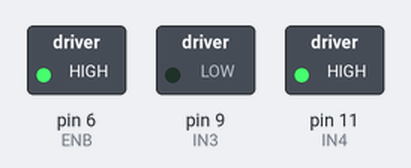
The sketch below on a simulated Arduino Uno, built with avr-gcc and run on an emulated ATmega328P. Shown: switched loads named in the sketch (green lamp = pin HIGH).

Above: at 0.2 s.
At 1.2 s:
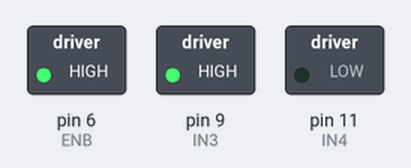
At 3.7 s:
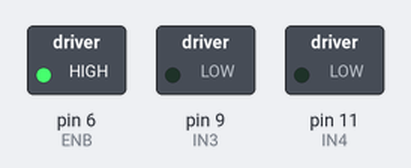
At 5.2 s:
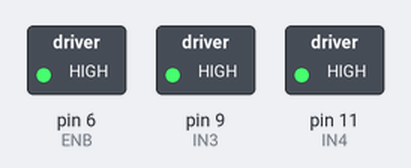
Timing chart, 0 to 6.9 s (numbered marks = the images above):
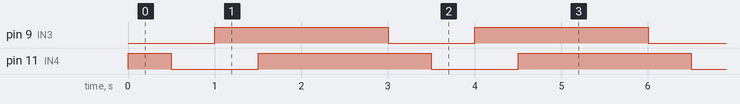

The sketch:

right_wheel_rotation.ino
```cpp
//www.elegoo.com

//     Right motor truth table
//Here are some handy tables to show the various modes of operation.
//  ENB         IN3             IN4         Description
//  LOW   Not Applicable   Not Applicable   Motor is off
//  HIGH        LOW             LOW         Motor is stopped (brakes)
//  HIGH        LOW             HIGH        Motor is on and turning forwards
//  HIGH        HIGH            LOW         Motor is on and turning backwards
//  HIGH        HIGH            HIGH        Motor is stopped (brakes)

// define IO pin
#define ENB 6
#define IN3 9
#define IN4 11

//init the car
void setup() {
  pinMode(IN3, OUTPUT); //set IO pin mode OUTPUT
  pinMode(IN4, OUTPUT);
  pinMode(ENB, OUTPUT);
  digitalWrite(ENB, HIGH);  //Enable right motor
}

//mian loop
void loop() {
  digitalWrite(IN3, LOW);
  digitalWrite(IN4, HIGH);//Right wheel turning forwards
  delay(500);             //delay 500ms
  digitalWrite(IN3, LOW);
  digitalWrite(IN4, LOW); //Right wheel stoped
  delay(500);
  digitalWrite(IN3, HIGH);
  digitalWrite(IN4, LOW); //Right wheel turning backwards
  delay(500);
  digitalWrite(IN3, HIGH);
  digitalWrite(IN4, HIGH); //Right wheel stoped
  delay(1500);
}
```

Measured:
- by itself, pin 9 (IN3): alternates HIGH for 2.0 s and LOW for 1.0 s
- by itself, pin 11 (IN4): repeats every 3.0 s: LOW 1.0 s, HIGH 2.0 s
- by itself, everything shown: repeats every 3.0 s, in 4 steps
